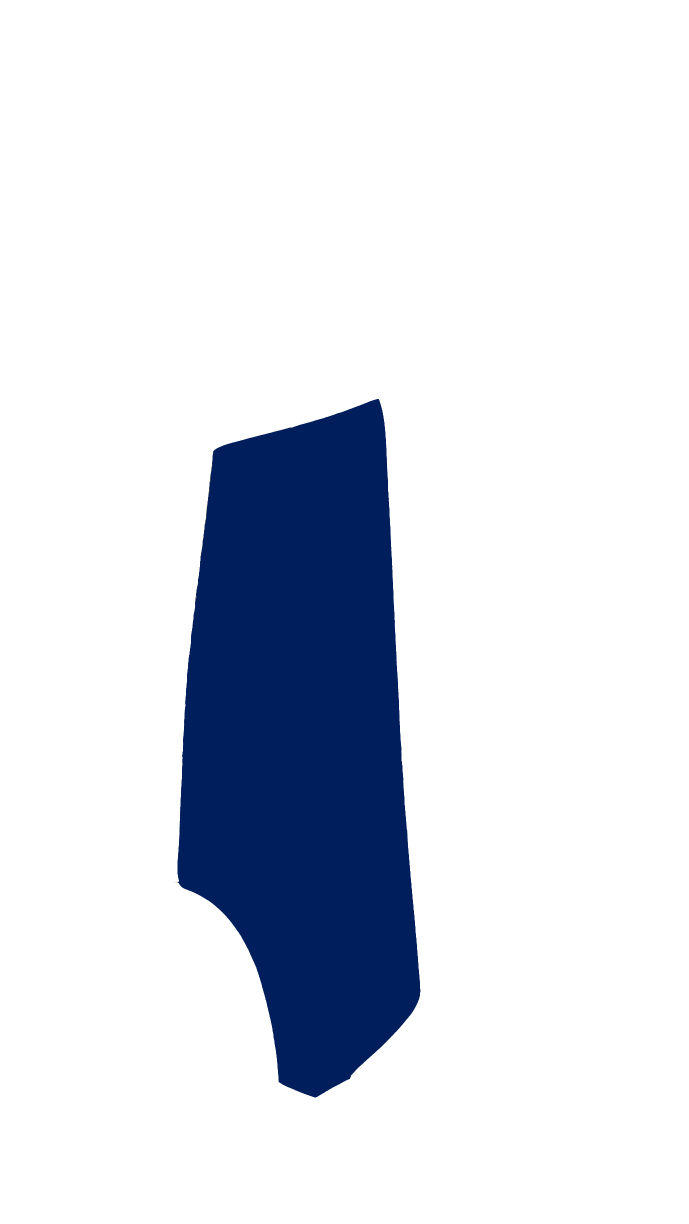
#> input picture Cut Panels/blue.png, 1377 x 2448 px (shown at 1/2 size)
$ python ShapeMatch.py
#> lines starting #> are read from the running program, lines starting #| are printed output that depends on the picture; after the words box and inside, x2 and y2 are one past the last pixel; in counts of white or black regions, pixels touching at a corner belong together; long printed decimals are rounded
### Src/StackImage.py

import cv2
import numpy as np


def stackImages(scale, imgArray):
    rows = len(imgArray)
    cols = len(imgArray[0])
    rowsAvailable = isinstance(imgArray[0], list)
    width = imgArray[0][0].shape[1]
    height = imgArray[0][0].shape[0]
    if rowsAvailable:
        for x in range(0, rows):
            for y in range(0, cols):
                if imgArray[x][y].shape[:2] == imgArray[0][0].shape[:2]:
                    imgArray[x][y] = cv2.resize(imgArray[x][y], (0, 0), None, scale, scale)
                else:
                    imgArray[x][y] = cv2.resize(imgArray[x][y], (imgArray[0][0].shape[1], imgArray[0][0].shape[0]),
                                                None, scale, scale)
                if len(imgArray[x][y].shape) == 2: imgArray[x][y] = cv2.cvtColor(imgArray[x][y], cv2.COLOR_GRAY2BGR)
        imageBlank = np.zeros((height, width, 3), np.uint8)
        hor = [imageBlank] * rows
        hor_con = [imageBlank] * rows
        for x in range(0, rows):
            hor[x] = np.hstack(imgArray[x])
        ver = np.vstack(hor)
    else:
        for x in range(0, rows):
            if imgArray[x].shape[:2] == imgArray[0].shape[:2]:
                imgArray[x] = cv2.resize(imgArray[x], (0, 0), None, scale, scale)
            else:
                imgArray[x] = cv2.resize(imgArray[x], (imgArray[0].shape[1], imgArray[0].shape[0]), None, scale, scale)
            if len(imgArray[x].shape) == 2: imgArray[x] = cv2.cvtColor(imgArray[x], cv2.COLOR_GRAY2BGR)
        hor = np.hstack(imgArray)
        ver = hor
    return ver

### Src/ShapeMatch.py
import cv2
from StackImage import stackImages

# declaring the paths
path1 = '../Cut Panels/blue.png'
path2 = '../Cut Panels/2.4.png'

# reading the images
img1 = cv2.imread(path1)
#> img1 is the input picture: shape (2448, 1377, 3); mean B, G, R 231, 221.7, 217.4
img2 = cv2.imread(path2)
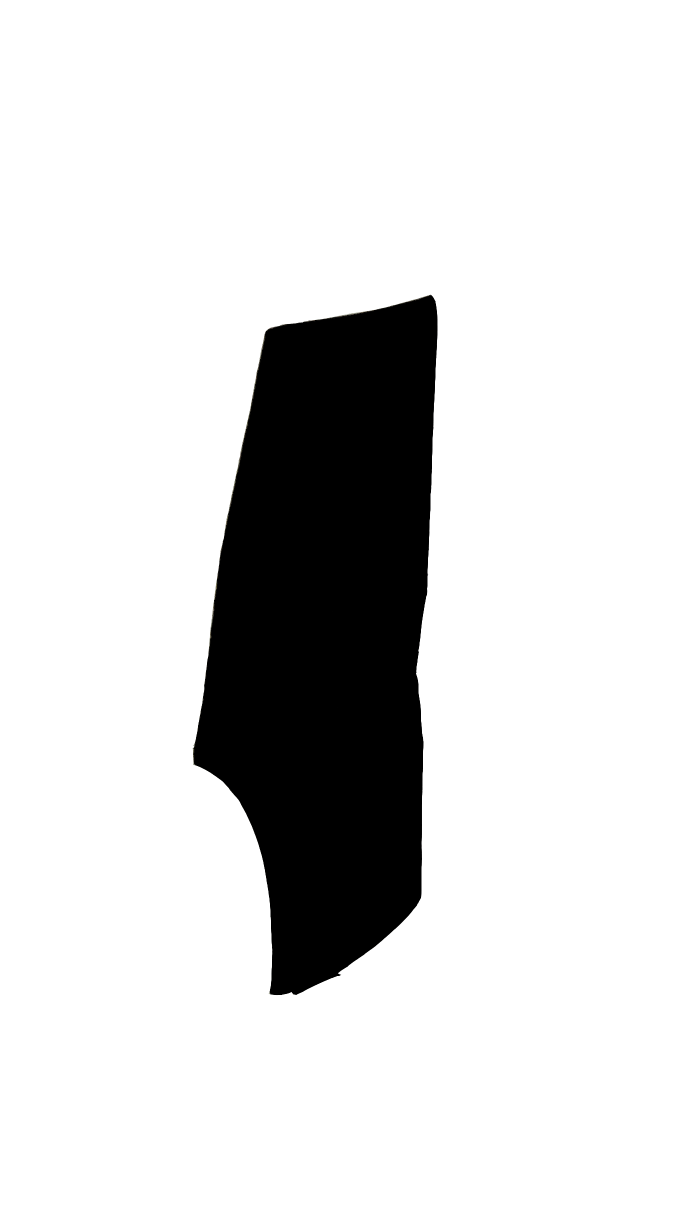
#> input picture Cut Panels/2.4.png, 1377 x 2447 px (shown at 1/2 size)
#> img2 is the input picture: shape (2447, 1377, 3); mean B, G, R 217.6, 217.6, 217.6

# copying the images to draw contours
imgContour1 = img1.copy()
imgContour2 = img2.copy()

# converting to gray
imgGray1 = cv2.cvtColor(img1, cv2.COLOR_BGR2GRAY)
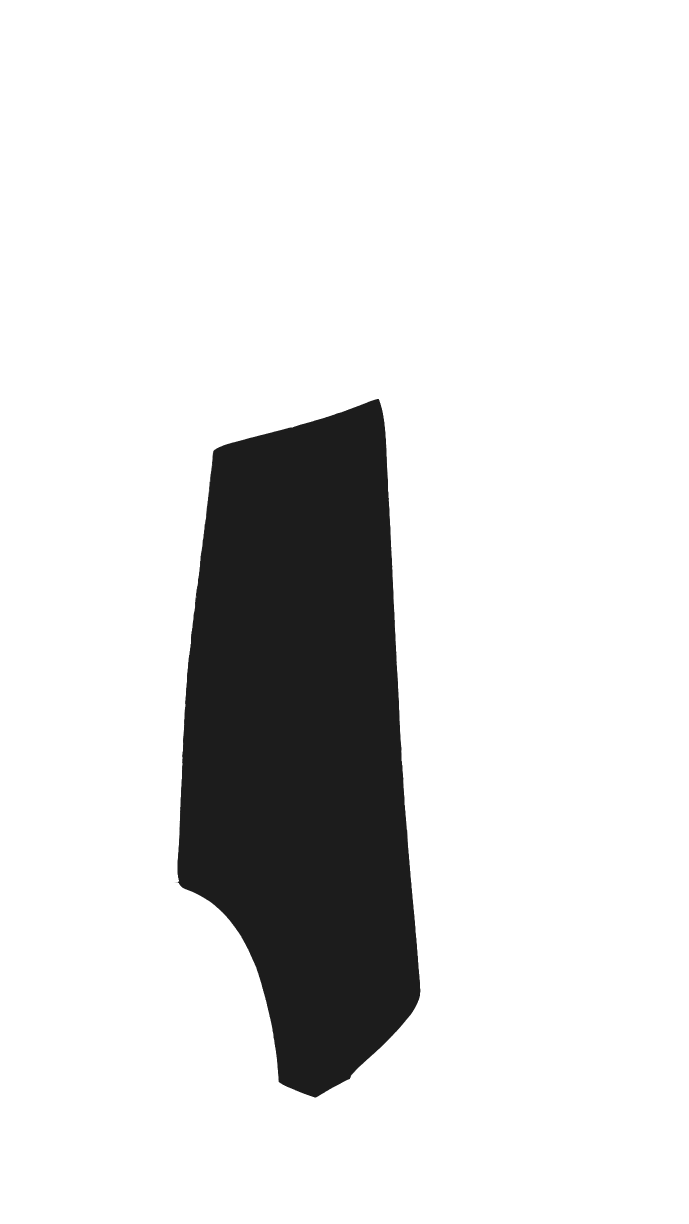
#> imgGray1: shape (2448, 1377) (shown at 1/2 size); min 28, max 255, mean 221.5
imgGray2 = cv2.cvtColor(img2, cv2.COLOR_BGR2GRAY)

# adding a blur
imgBlur1 = cv2.GaussianBlur(imgGray1, (3, 3), 0)
imgBlur2 = cv2.GaussianBlur(imgGray2, (3, 3), 0)

# canny edge detection
imgCanny1 = cv2.Canny(imgBlur1, 10, 200)
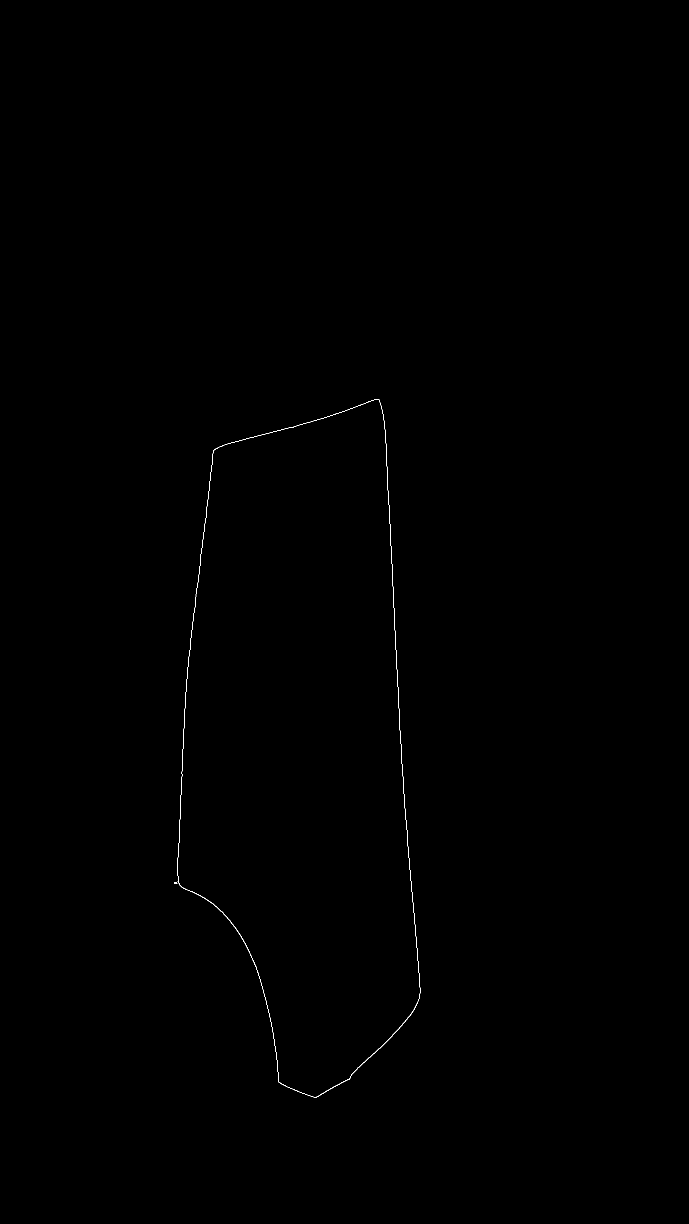
#> imgCanny1: shape (2448, 1377) (shown at 1/2 size); 0.1% white in thin lines or dots, all inside (x1, y1, x2, y2) = (348, 798, 841, 2195)
imgCanny2 = cv2.Canny(imgBlur2, 10, 200)
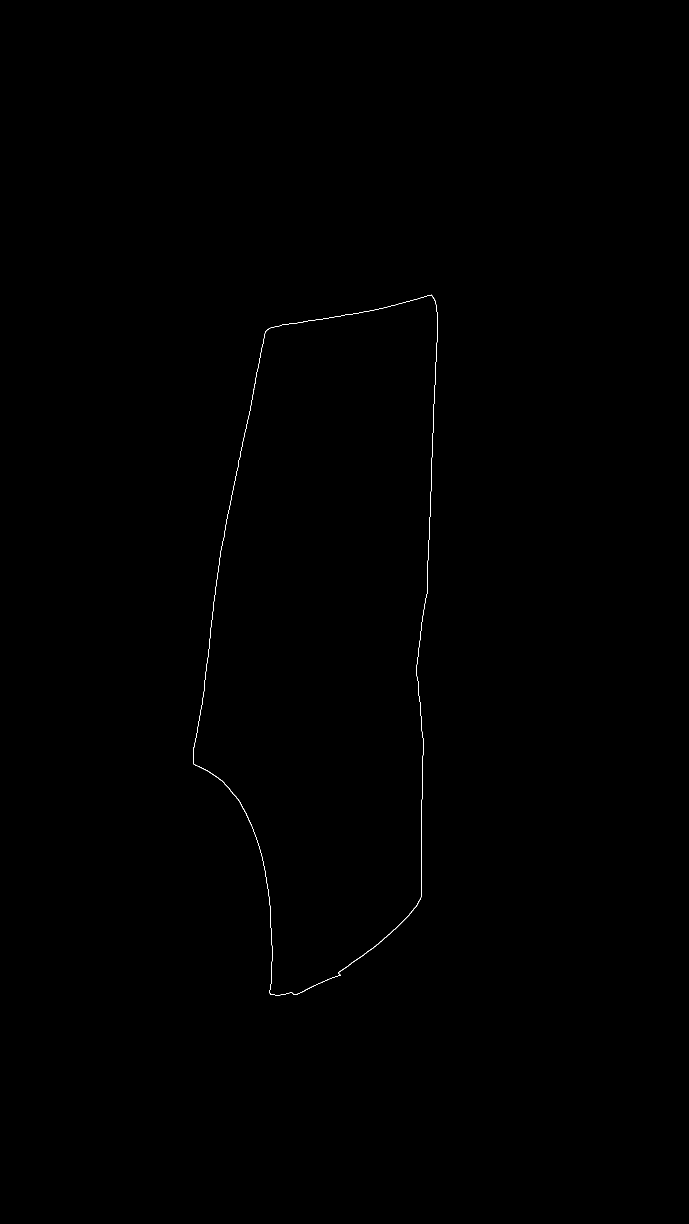
#> imgCanny2: shape (2447, 1377) (shown at 1/2 size); 0.1% white in thin lines or dots, all inside (x1, y1, x2, y2) = (386, 589, 875, 1991)

# finding contours
contours1, hierarchy = cv2.findContours(imgCanny1, cv2.RETR_EXTERNAL, cv2.CHAIN_APPROX_NONE)
#> contours1 = 2 contours, 1 with area under 20; largest, box (x1, y1, x2, y2) and area: (354, 798, 841, 2195) 497096
cnt1 = contours1[0]
#> cnt1 = contour of 22 points, box (x1, y1, x2, y2) (348, 1764, 355, 1767), area 2
contours2, hierarchy = cv2.findContours(imgCanny2, cv2.RETR_EXTERNAL, cv2.CHAIN_APPROX_NONE)
#> contours2 = 1 contour; box (x1, y1, x2, y2) and area: (386, 589, 875, 1991) 282
cnt2 = contours2[0]
#> cnt2 = contour of 6413 points, box (x1, y1, x2, y2) (386, 589, 875, 1991), area 282

# calculating area
area1 = cv2.contourArea(cnt1)
#> area1 = 2
area2 = cv2.contourArea(cnt2)
#> area2 = 282.5

# calculating perimeter
peri1 = cv2.arcLength(cnt1, True)
#> peri1 = 23.66
peri2 = cv2.arcLength(cnt2, True)
#> peri2 = 6937.8

# comparing with matchShapes function
matShape = cv2.matchShapes(imgCanny1, imgCanny2, 1, 0.0)
#> matShape = 0.0572
matShape_float = "{:.2f}".format(matShape*100)
#> matShape_float = '5.72'

# getting the absolute value of the area difference
areaDiff = abs(area2-area1)
#> areaDiff = 280.5

# getting the absolute value of the perimeter difference
periDiff = abs(peri2-peri1)
#> periDiff = 6914.2

# printing values
print("Area Of Shape 1 : ", area1)
#| Area Of Shape 1 :  2.0
print("Area Of Shape 2 : ", area2)
#| Area Of Shape 2 :  282.5
print("Difference Of Area : ", areaDiff)
#| Difference Of Area :  280.5
print("\n")
print("Perimeter Of Shape 1 : ", peri1)
#| Perimeter Of Shape 1 :  23.657
print("Perimeter Of Shape 2 : ", peri2)
#| Perimeter Of Shape 2 :  6937.809
print("Difference Of Perimeter: ", periDiff)
#| Difference Of Perimeter:  6914.152
print("\n")
print("Match Shape Result : ", matShape)
#| Match Shape Result :  0.05717
print("Match Shape Result : ", matShape_float, "%")
#| Match Shape Result :  5.72 %

# drawing contours
cv2.drawContours(imgContour1, cnt1, -1, (0, 225, 0), 3)
cv2.drawContours(imgContour2, cnt2, -1, (0, 225, 0), 3)

# declaring an array and calling the stackImage Function in StackImage.py
imgStack = stackImages(0.15, ([img1, imgContour1, imgCanny1], [img2, imgContour2, imgCanny2]))
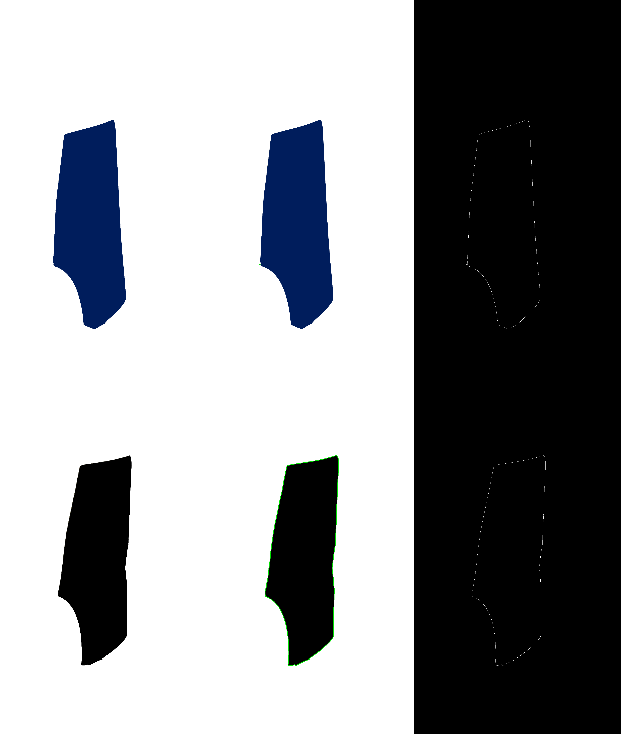
#> imgStack: shape (734, 621, 3); mean B, G, R 149.5, 146.6, 145

# displaying the stack
cv2.imshow("Stack", imgStack)

# added a wait key
cv2.waitKey(0)
